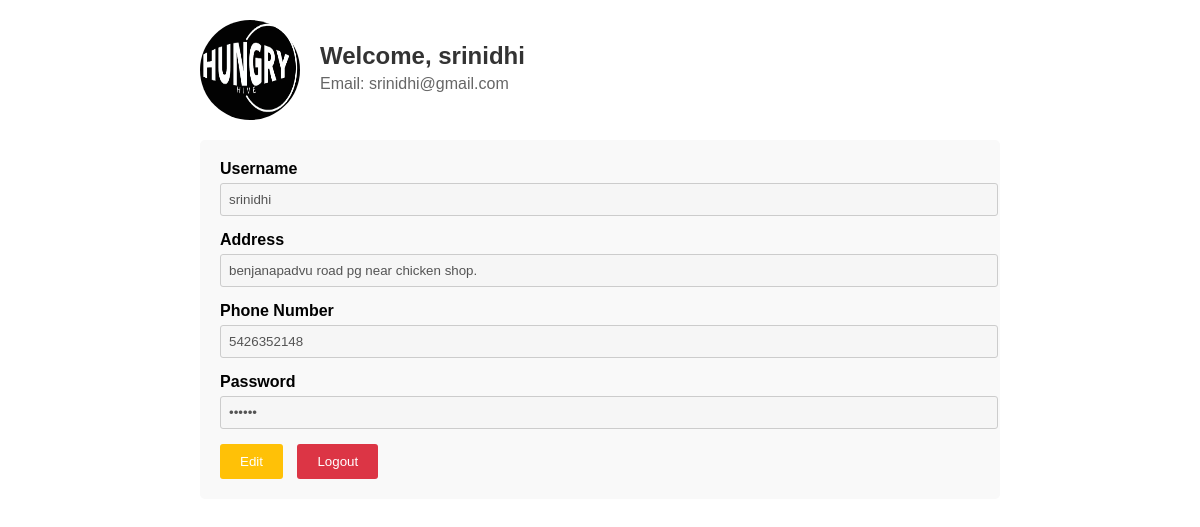
Screenshot of /profile.php (signed in) with the database file from the repository.
### tables this page shows
CREATE TABLE `user` (
  `u_id` int(11) NOT NULL,
  `username` varchar(225) NOT NULL,
  `fname` varchar(225) NOT NULL,
  `lname` varchar(225) NOT NULL,
  `email` varchar(225) NOT NULL,
  `phone` varchar(225) NOT NULL,
  `password` varchar(225) NOT NULL,
  `address` text NOT NULL,
  `status` int(11) NOT NULL DEFAULT 1,
  `date` timestamp NOT NULL DEFAULT current_timestamp()
);

### profile.php (the view, shortened to what this page needs)
<!DOCTYPE html>
<html lang="en">
<?php
include 'database/db.php';
?>
<head>
</body>
</html>
</head>
<body>
<?php
           $query_res = mysqli_query($conn, "select * from user where u_id = $_SESSION[user_id]");
           $user = mysqli_fetch_array($query_res);
        ?>
    <div class="container">
        <div class="header">
            <img src="images/logo.jpg" alt="Loginer Image">
            <div class="welcome">
                <h1>Welcome, <span id="username"><?php echo $user['username']  ?></span></h1>
                <p>Email: <span id="useremail"><?php echo $user['email']  ?></span></p>
            </div>
        </div>
        <form action="profile_update.php" method="post" class="profile-info">
            <div class="input-group">
                <label for="username">Username</label>
                <input type="text" name="username" id="username" placeholder="Enter your username" value="<?php echo $user['username']  ?>" disabled>
            </div>
            <div class="input-group">
                <label for="address">Address</label>
                <input type="text" name="address" id="address" placeholder="Enter your address" value="<?php echo $user['address']  ?>" disabled>
            </div>
            <div class="input-group">
                <label for="phone">Phone Number</label>
                <input type="text" id="phone" name="phone" placeholder="Enter your phone number" value="<?php echo $user['phone']  ?>" disabled>
            </div>
            <div class="input-group">
                <label for="password">Password</label>
                <input type="password" id="password" name="password" placeholder="Enter your password" value="<?php echo $user['password']  ?>" disabled>
            </div>
            <div>
                <button id="edit-btn">Edit</button>
                <button id="logout-btn"><a href="logout.php">Logout</a></button>
            </div>
        </form>
    </div>
</body>
</html>

### profile.php (style rules this page uses)
body { margin: 0; padding: 0; font-family: Arial, sans-serif; }
.container { max-width: 800px; margin: 0 auto; padding: 20px; }
.header { display: flex; align-items: center; margin-bottom: 20px; }
.header img { width: 100px; height: 100px; border-radius: 50%; margin-right: 20px; }
.welcome h1 { margin: 0; font-size: 24px; color: #333; }
.welcome p { margin: 5px 0; font-size: 16px; color: #666; }
.profile-info { background-color: #f9f9f9; padding: 20px; border-radius: 5px; }
.input-group { margin-bottom: 15px; }
.input-group label { display: block; font-weight: bold; margin-bottom: 5px; }
.input-group input { width: 100%; padding: 8px; border: 1px solid #ccc; border-radius: 3px; }
button { padding: 10px 20px; margin-right: 10px; background-color: #007bff; color: #fff; border: none; border-radius: 3px; cursor: pointer; }
#edit-btn { background-color: #ffc107; }

### rows the page displays
user: username "srinidhi", email "srinidhi@gmail.com", address "benjanapadvu road pg near chicken shop.", phone "5426352148"
